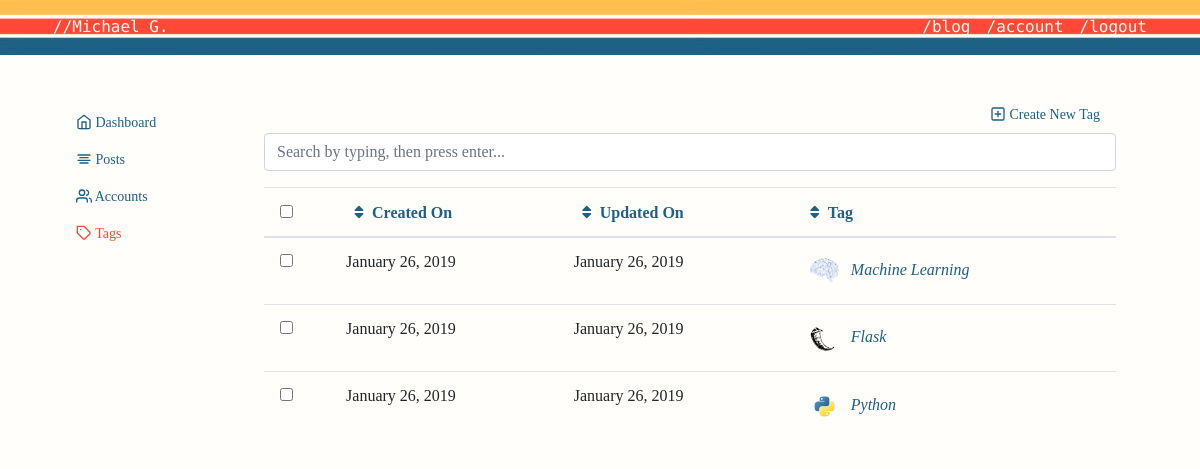
The page /admin/tags (signed in) on the database its author committed.
### personal_blog/models.py (models this page shows, shortened)
class Tag(ResourceMixin, db.Model):
    id = db.Column(db.Integer, primary_key=True)
    slug = db.Column(db.String(20), unique=True, nullable=False)
    tag_name = db.Column(db.String(20), unique=True, nullable=False)
    image_file = db.Column(db.String(20), nullable=False, default='default.jpg')

### personal_blog/views.py (the view)
@app.route("/admin/tags", methods=['GET', 'POST'])
@login_required
def admin_tags():
    search_form = SearchForm()
    bulk_form = BulkDeleteForm()
    sort_by = Tag.sort_by(request.args.get('sort', 'created_on'),
                          request.args.get('direction', 'desc'))
    order_values = '{0} {1}'.format(sort_by[0], sort_by[1])
    search = '%{0}%'.format(request.args.get('q', ''))
    tags = Tag.query \
        .filter(Tag.tag_name.ilike(search)) \
        .order_by(text(order_values)).all()
    return render_template('admin_tags.html', form=search_form, bulk_form=bulk_form, tags=tags, title='Tags')

### personal_blog/forms.py
class SearchForm(FlaskForm):
    q = StringField('Search terms', validators=[Optional(), Length(1, 256)])

class BulkDeleteForm(FlaskForm):
    scope = SelectField('Privileges',
                        choices=[('all_selected_items', 'All selected items'),
                                 ('all_search_results', 'All search results')],
                        validators=[DataRequired()]
                        )

### personal_blog/lib/util_sqlalchemy.py (called while the page is built)
    @classmethod
    def sort_by(cls, field, direction):
        if field not in cls.__table__.columns:
            field = 'created_on'
        if direction not in ('asc', 'desc'):
            direction = 'asc'
        return field, direction

### personal_blog/models.py (called while the page is built)
@login_manager.user_loader
def load_user(user_id):
    return User.query.get(int(user_id))

### personal_blog/templates/admin_tags.html (shortened to what this page needs)
{% extends "admin.html" %}
{% block admin %}
<a class= "nav-link" href="{{ url_for('new_tag') }}" id= "create"> <span data-feather="plus-square"></span> Create New Tag </a>
  <form action="{{ url_for('admin_tags') }}" method="get"
        id="" class="" role="form">
    <div class="form-group">
      <input type="text" class="form-control"
             id="q" name="q" value="{{ request.args.get('q', '') }}"
             placeholder="Search by typing, then press enter...">
    </div>
  </form>
  {% if tags.total == 0 %}
    <h3>No results found</h3>
    {% if request.args.get('q') %}
      <p>Try limiting or removing your search terms.</p>
    {% else %}
      <p>There are no tags present,
         you should <a href="{{ url_for('') }}">sign up</a>.</p>
    {% endif %}
  {% else %}
  <form action="{{ url_for('admin_tags_bulk_delete') }}" method="post"
        id="" class="" role="form">
      <table class="table">
        <thead>
          <tr>
            <th>
              <input id="select_all" name="select_all" type="checkbox">
            </th>
            <th class="col-header">
              {% set sort = request.args.get('sort', None) %}
              {% set direction = request.args.get('direction', 'asc') %}
              {% set q = request.args.get('q', '') %}
              {% set field = 'created_on' %}
              {% set label = 'Created On' %}
              {% if sort == field and direction == 'asc' %}
                {% set css = "fas fa-sort-down" %}
                {% set direction = 'desc' %}
              {% elif sort == field and direction == 'desc' %}
                {% set css = "fas fa-sort-up" %}
                {% set direction = 'asc' %}
              {% else %}
                {% set css = "fas fa-sort" %}
              {% endif %}
            <a class="{{ css }}" href="{{ url_for('admin_tags',
                                          q=q,
                                          sort=field,
                                          direction=direction,
                                          **request.view_args) }}">{{ label }}</a>
            </th>
            <th class="col-header">
              {% set sort = request.args.get('sort', None) %}
              {% set direction = request.args.get('direction', 'asc') %}
              {% set q = request.args.get('q', '') %}
              {% set field = 'updated_on' %}
              {% set label = 'Updated On' %}
              {% if sort == field and direction == 'asc' %}
                {% set css = "fas fa-sort-down" %}
                {% set direction = 'desc' %}
              {% elif sort == field and direction == 'desc' %}
                {% set css = "fas fa-sort-up" %}
                {% set direction = 'asc' %}
              {% else %}
                {% set css = "fas fa-sort" %}
              {% endif %}
            <a class="{{ css }}" href="{{ url_for('admin_users',
                                          q=q,
                                          sort=field,
                                          direction=direction,
                                          **request.view_args) }}">{{ label }}</a>
            </th>
            <th class="col-header">
              {% set sort = request.args.get('sort', None) %}
              {% set direction = request.args.get('direction', 'asc') %}
              {% set q = request.args.get('q', '') %}
              {% set field = 'tag_name' %}
              {% set label = 'Tag' %}
              {% if sort == field and direction == 'asc' %}
                {% set css = "fas fa-sort-down" %}
                {% set direction = 'desc' %}
              {% elif sort == field and direction == 'desc' %}
                {% set css = "fas fa-sort-up" %}
                {% set direction = 'asc' %}
              {% else %}
                {% set css = "fas fa-sort" %}
              {% endif %}
            <a class="{{ css }}" href="{{ url_for('admin_tags',
                                          q=q,
                                          sort=field,
                                          direction=direction,
                                          **request.view_args) }}">{{ label }}</a>
            </th>
          </tr>
        </thead>
        <tbody>
        {% for tag in tags %}
          <tr>
            <td>
              <input class="checkbox-item" id="bulk_ids" name="bulk_ids"
                     type="checkbox" value="{{ tag.id }}">
            </td>
            <td>
                {{ tag.created_on.strftime('%B %d, %Y') }}
            </td>
             <td>
                {{ tag.updated_on.strftime('%B %d, %Y') }}
            </td>
            <td>
              <a href="{{ url_for('update_tag', slug=tag.slug) }}">
                <div class="pull-left">
                  <i><img class="img-fluid rounded-circle article-img"
                          src="{{ url_for('static', filename='images/tags/' + tag.image_file) }}" >
                          {{ tag.tag_name }}
                  </i>
                </div>
              </a>
            </td>
          </tr>
        {% endfor %}
        </tbody>
      </table>
    </form>
  {% endif %}
{% endblock admin %}

### personal_blog/templates/admin.html (shortened to what this page needs)
{% extends "layout.html" %}
{% block content %}
<div class="container-fluid">
  <div class="row">
    <nav class="col-md-2 d-none d-md-block sidebar" id="sidbar">
      <div class="sidebar-sticky">
        <ul class="nav flex-column">
          <li class="nav-item">
            <a class= "nav-link" href="">
            <span data-feather="home"></span>
            Dashboard
            </a>
          </li>
          <li class="nav-item">
            {% if 'Posts' == title  %}
              {% set css = "nav-link active" %}
            {% else %}
              {% set css = "nav-link" %}
            {% endif %}
            <a class="{{ css }}" href="{{ url_for('admin_posts') }}">
            <span data-feather="align-center"></span>
              Posts
            </a>
          </li>
          <li class="nav-item">
            {% if 'Users' == title  %}
              {% set css = "nav-link active" %}
            {% else %}
              {% set css = "nav-link" %}
            {% endif %}
            <a class="{{ css }}" href="{{ url_for('admin_users') }}">
            <span data-feather="users"></span>
              Accounts
            </a>
          </li>
          <li class="nav-item">
            {% if 'Tags' == title  %}
              {% set css = "nav-link active" %}
            {% else %}
              {% set css = "nav-link" %}
            {% endif %}
            <a class= "{{ css }}" href="{{ url_for('admin_tags') }}">
            <span data-feather="tag"></span>
            Tags
            </a>
          </li>
        </ul>
      </div>
    </nav>
    <main role="main" class="col-md-9 ml-sm-auto col-lg-10 px-4">
      {% block admin %}{% endblock %}
      </div>
    </main>
{% endblock content %}

### personal_blog/templates/layout.html (shortened to what this page needs)
<!DOCTYPE html>
<html>
   <head>
      <link rel="stylesheet"
            href="https://stackpath.bootstrapcdn.com/bootstrap/4.2.1/css/bootstrap.min.css"
>
      <link rel="stylesheet"
            type="text/css"
            href="{{ url_for('static', filename='main.css') }}">
      <link rel="stylesheet"
            href="https://use.fontawesome.com/releases/v5.6.3/css/all.css"
>
   </head>
   <body>
      <header class="site-header">
         <nav class="navbar navbar-expand-md navbar-dark bg-steel fixed-top">
            <div class="container top-buffer">
               <div class="collapse navbar-collapse" id="navbarToggle">
                  <div class="navbar-nav mr-auto">
                     <a class="nav-item nav-link" href="{{ url_for('home') }}">//Michael G.</a>
                  </div>
                  <div class="navbar-nav">
                     {% if current_user.is_authenticated %}
                       <a class="nav-item nav-link" href="{{ url_for('blog') }}">/blog</a>
                       <a class="nav-item nav-link" href="{{ url_for('account') }}">/account</a>
                       <a class="nav-item nav-link" href="{{ url_for('logout') }}">/logout</a>
                     {% else %}
                       <a class="nav-item nav-link" href="{{ url_for('blog') }}">/blog</a>
                       <a class="nav-item nav-link" href="{{ url_for('about') }}">/about</a>
                       <a class="nav-item nav-link" href="">/contact</a>
                       <a class="nav-item nav-link" href="{{ url_for('login') }}">/login</a>
                     {% endif %}
                  </div>
               </div>
            </div>
         </nav>
      </header>
      <main role="main" class="container">
         <div class="container">
            {% block content %}{% endblock %}
   </body>
</html>

### personal_blog/static/main.css (style rules this page uses)
a { color: #1d6184; }
.navbar { font-family: 'PT Mono', monospace; }
.top-buffer { margin-top: -1px; }
body { background: #fffefa; color: #333333; margin-top: 5rem; font-family: 'Zilla Slab', serif; font-weight: 400; font-style: normal; }
.bg-steel { background-image: url("images/design/retro_stripes_fade.jpg"); background-color: #1d6184; background-size: 696px 51px; background-repeat: repeat-x; }
.site-header .navbar-nav .nav-link { color: #fffcf6; }
.article-img { width: 45px; padding: .5rem ; }
.sidebar .nav-link.active { color: #ff4836; }
.feather { width: 16px; height: 16px; vertical-align: text-bottom; }
.sidebar .nav-link { font-weight: 500; font-size: .875rem; text-align: left; }
.nav-link { display: block; padding: .5rem 1rem; text-align: left; }
.sidebar { padding-left: 0px; padding-top: 8px; }
#create { font-weight: 500; font-size: .875rem; text-align: right; }
.fa-sort:before { content: "\f0dc"; padding: .5rem ; }

### rows shown on the page
Tag: created_on "January 26, 2019", updated_on "January 26, 2019", image_file (picture), tag_name "Machine Learning"
Tag: created_on "January 26, 2019", updated_on "January 26, 2019", image_file (picture), tag_name "Flask"
Tag: created_on "January 26, 2019", updated_on "January 26, 2019", image_file (picture), tag_name "Python"

### other values the page prints
{{ label }} "Created On"
{{ label }} "Updated On"
{{ label }} "Tag"
